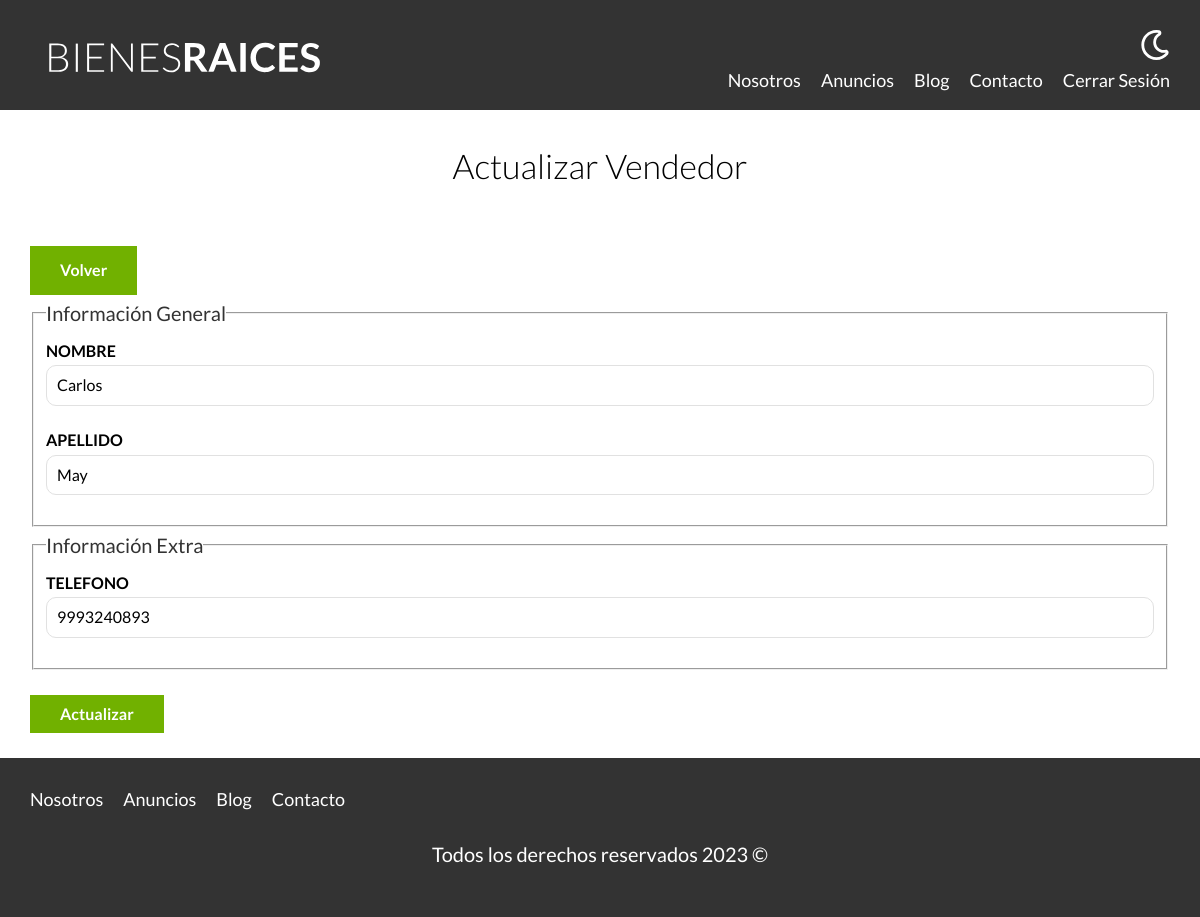
The app's page /vendedores/actualizar?id=1 (signed in) with its own data.
### tables this page shows
CREATE TABLE `vendedores` (
  `id` int NOT NULL AUTO_INCREMENT,
  `nombre` varchar(45) DEFAULT NULL,
  `apellido` varchar(45) DEFAULT NULL,
  `telefono` varchar(10) DEFAULT NULL,
  PRIMARY KEY (`id`)
);

### controllers/VendedorController.php (called while the page is built, shortened)
<?php
class VendedorController{
    public static function actualizar(Router $router){
        $id = validarRedirec('/admin');
        $vendedor = Vendedor::find($id);
        $errores = Vendedor::getErrores();
        $router->render("/vendedores/actualizar", [
            "vendedor" => $vendedor,
            "errores" => $errores
        ]);
    }
}

### public/index.php (called while the page is built, shortened)
<?php
$router = new Router();
$router->get("/admin", [PropiedadController::class, "index"]);
$router->get("/propiedades/crear", [PropiedadController::class, "crear"]);
$router->post("/propiedades/crear", [PropiedadController::class, "crear"]);
$router->get("/propiedades/actualizar", [PropiedadController::class, "actualizar"]);
$router->post("/propiedades/actualizar", [PropiedadController::class, "actualizar"]);
$router->post("/propiedades/eliminar", [PropiedadController::class, "eliminar"]);
$router->get("/vendedores/crear", [VendedorController::class, "crear"]);
$router->post("/vendedores/crear", [VendedorController::class, "crear"]);
$router->get("/vendedores/actualizar", [VendedorController::class, "actualizar"]);
$router->post("/vendedores/actualizar", [VendedorController::class, "actualizar"]);
$router->post("/vendedores/eliminar", [VendedorController::class, "eliminar"]);
$router->get("/", [PaginasController::class, "index"]);
$router->get("/nosotros", [PaginasController::class, "nosotros"]);
$router->get("/propiedades", [PaginasController::class, "propiedades"]);
$router->get("/propiedad", [PaginasController::class, "propiedad"]);
$router->get("/blog", [PaginasController::class, "blog"]);
$router->get("/entrada", [PaginasController::class, "entrada"]);
$router->get("/contacto", [PaginasController::class, "contacto"]);
$router->post("/contacto", [PaginasController::class, "contacto"]);
$router->get("/login", [LoginController::class, "login"]);
$router->post("/login", [LoginController::class, "login"]);
$router->get("/logout", [LoginController::class, "logout"]);
$router->comprobarRutas();

### includes/funciones.php (called while the page is built, shortened)
<?php
function s($html) : string{
    $s = htmlspecialchars($html);
    return $s;
}
function validarRedirec (string $url){
    $id = $_GET["id"];
    $id = filter_var($id, FILTER_VALIDATE_INT);
    return $id;
}

### models/ActiveRecord.php (called while the page is built, shortened)
<?php
class ActiveRecord{
    protected static $db;
    protected static $tabla = "";
    public static function setDb ($db) {
        self::$db = $db;
    }
    public static function find($id){
        $query = "SELECT * FROM " . static::$tabla . " WHERE id=$id";
        $resultado = self::consultarSql($query);
        return array_shift($resultado);
    }
    public static function consultarSql($query){
        $resultado = self::$db->query($query);
        $array = [];
        while($registro = $resultado->fetch_assoc()){
            $array[] = static::crearObjeto($registro);
        }
        return $array;
    }
    protected static function crearObjeto($registro){
        $objeto = new static;
        foreach ($registro as $key => $value){
            if (property_exists( $objeto, $key)){
                $objeto->$key = $value;
            }
        }
        return $objeto;
    }
}

### views/vendedores/formulario.php (the view)
<fieldset>
    <legend>Información General</legend>
    <label for="nombre">Nombre</label>
    <input type="text" id="nombre" name="vendedor[nombre]" placeholder="Nombre" value="<?php echo s($vendedor->nombre); ?>">
    <label for="apellido">Apellido</label>
    <input type="text" id="apellido" name="vendedor[apellido]" placeholder="Apellido" value="<?php echo s($vendedor->apellido); ?>">
</fieldset>
<fieldset>
    <legend>Información Extra</legend>
    <label for="telefono">Telefono</label>
    <input type="text" id="telefono" name="vendedor[telefono]" placeholder="Teléfono" value="<?php echo s($vendedor->telefono); ?>">
</fieldset>

### public/build/css/app.css (style rules this page uses)
html { -webkit-text-size-adjust:100%;line-height:1.15 }
body { margin:0 }
button,input,optgroup,select,textarea { font-family:inherit;font-size:100%;line-height:1.15;margin:0 }
button,input { overflow:visible }
fieldset { padding:.35em .75em .625em }
legend { box-sizing:border-box;color:inherit;display:table;max-width:100%;padding:0;white-space:normal }
html { box-sizing:border-box;font-size:62.5% }
*,:after,:before { box-sizing:inherit }
body { font-family:Lato,sans-serif;font-size:1.6rem;line-height:1.8 }
.formulario legend { color:#333;font-size:2rem }
.formulario label { display:block;font-weight:700;text-transform:uppercase }
.formulario input:not([type=submit]),.formulario select,.formulario textarea { background-color:#fff;border:1px solid #e1e1e1;border-radius:1rem;display:block;margin-bottom:2rem;padding:1rem;width:100% }

### records on screen
vendedores: nombre "Carlos", apellido "May", telefono "9993240893"
